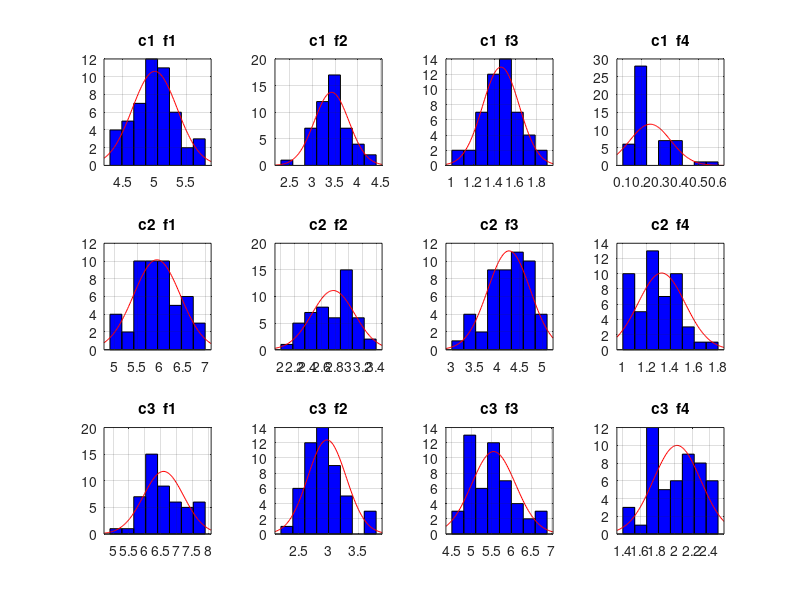
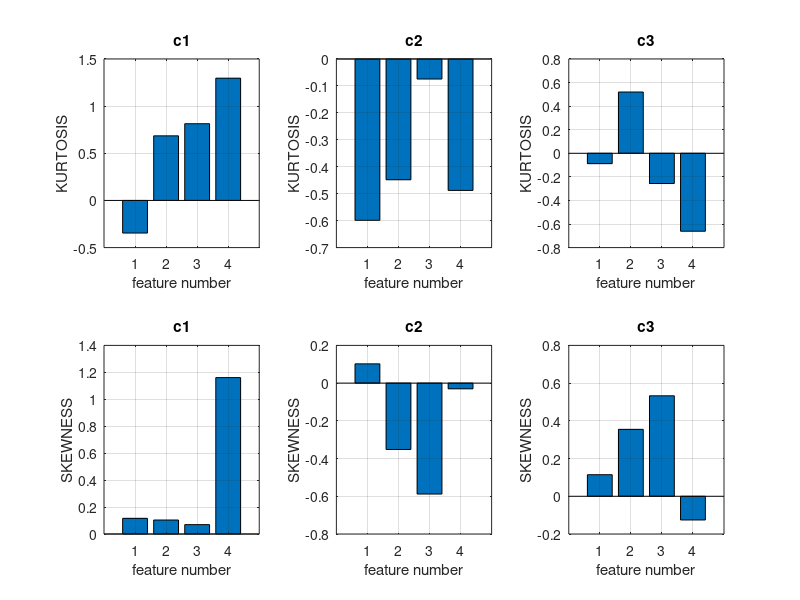
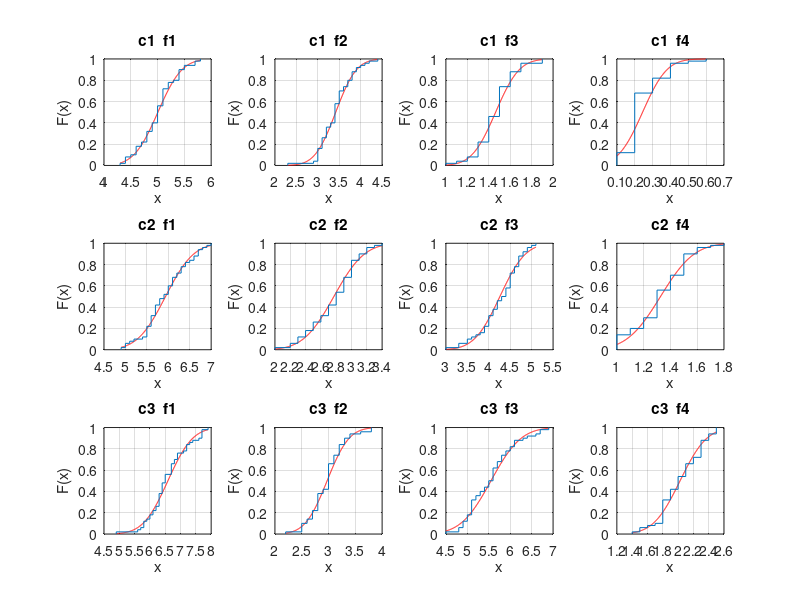
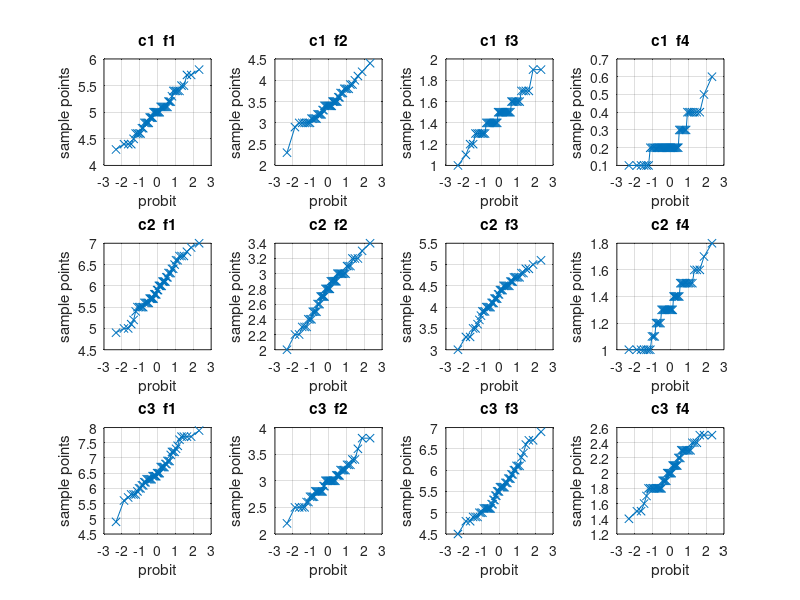

Recreate these plots in MATLAB, in order. (Note: this script raises an error after producing the figures.)
% ML_Lab0_irisdataset
% Exploratory data analysis
% VV Aug 2018

clear all
close all

% READ DATASET
load my_iris_dataset.mat ;
x  = irisInputs ;
y = irisTargets ; 
% number of classes and features
[N_feat,n1] = size(x);
[N_class,n2] = size(y);
% number of samples
N_data = n1;
% labels
Labels = (1*y(1,:)+2*y(2,:)+3*y(3,:))';
X = x';


% HISTOGRAMS
figure('name','Histograms')
for i_class=1:N_class    
    index=find(Labels==i_class);  %select class to analyze
    for i_feat=1:N_feat
        subplot(N_class,N_feat,(i_class-1)*N_feat+i_feat)
        histfit(X(index,i_feat))
        grid
        zoom on
        title(['c' num2str(i_class) '  f' num2str(i_feat)])
    end
end

% KURTOSIS & SKEWNESS
figure('name','Kurtosis, Skewness');
for i_class = 1:N_class
    index = find(Labels==i_class);
    subplot(2,3,i_class);
    bar(kurtosis(X(index,:))-3)
    ylabel('KURTOSIS')
    xlabel('feature number')
    title(['c' num2str(i_class)]);
    grid
    subplot(2,3,N_class+i_class)
    bar(skewness(X(index,:)))
    ylabel('SKEWNESS');
    xlabel('feature number');
    title(['c' num2str(i_class)]);
    grid
end


%% CDF
figure('name','cdfplot')
for i_class = 1:N_class  
    index=find(Labels==i_class);
    for i_feat=1:N_feat
        subplot(N_class,N_feat,(i_class-1)*N_feat+i_feat)
        Aux=X(index,i_feat);
        Yaux=linspace(min(Aux),max(Aux),500);
        plot(Yaux,cdf('Normal',Yaux,mean(Aux),std(Aux)),'r');
        hold on
        cdfplot(X(index,i_feat))
        title(['c' num2str(i_class) '  f' num2str(i_feat)])
        zoom on
    end
end
clear Aux Yaux

%%  PLOTNORM
figure('name','Plotnorm')
for i_class = 1:N_class  
    index=find(Labels==i_class);
    for i_feat=1:N_feat
        subplot(N_class,N_feat,(i_class-1)*N_feat+i_feat)
        qqplot(X(index,i_feat))
        grid
        title(['c' num2str(i_class) '  f' num2str(i_feat)])
        zoom on
    end
end

%% BOXPLOTS    
figure('name','Boxplots per feature')
for i_feat=1:N_feat
    subplot(2,2,i_feat)
    boxplot(X(:,i_feat),Labels);
    xlabel('class')
    title(['f' num2str(i_feat)]);
end


%% SCATTER PLOT
varNames={'f1','f2','f3','f4'}
figure('name','Scatter Plot')
gplotmatrix(X,X,Labels,'bgr',[],[],'on','hist',varNames,varNames);
zoom on



%% THIS SHOULD BE DONE BY STUDENTS (REMOVE)

%% Confidence Intervals
% choose one feature
i_feat = 3
alphas=[0.05, 0.01, 0.001]
for j = 1:length(alphas)
    alfa=alphas(j)
    for i_class = 1:N_class  
        i_class
        index=find(Labels==i_class);
        df=length(index)-1
        M_mean=mean(X(index,i_feat))
        S_deviation=sqrt(var(X(index,i_feat)))   
        P=1-(alfa/2)
        t_alfa_2=tinv(P,df)
        Confidence_I=[M_mean-(t_alfa_2*S_deviation/sqrt(df+1));M_mean+(t_alfa_2*S_deviation/sqrt(df+1))]
    end
end


%% Goodness of fit
% choose one feature (H=1 only for feature 4 and classes 2 and 3, in all the other cases H=0
i_feat = 3;
 for i_class=1:N_class
     i_class
     index=find(Labels==i_class);
     V=X(index,i_feat);
     [H,P,STATS] = chi2gof(V,'ALPHA',0.001,'nbins' ,10)
 end






